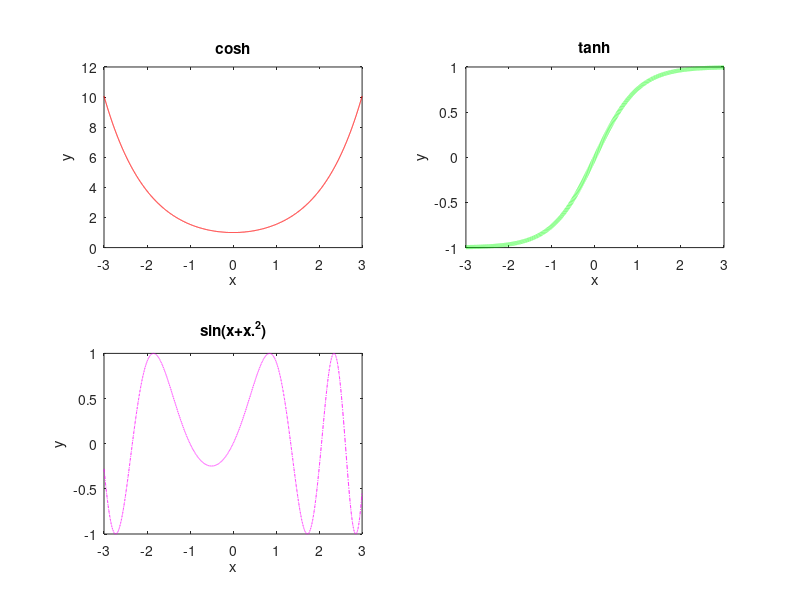

Write MATLAB code to recreate this figure. (Note: this script raises an error after producing the figure.)
%Aufgab 1 : Funktionen plotten
%Skript S.132

clc, clear, clf, shg
%clear command window, clear all Variables
%clear figure, show graphic,
global a % Parameter global

figure (1)
x=-3:0.001:3; %6001 -Wert erzeugen
y1=cosh(x); %y-Werte in Listenverarbeit
y2=tanh(x);
y3=sin(x+x.^2);
   
    %Merke : fur Listernverarbaitung setzte man
%einen Punkt for *,/ und ^, also
%.*, ./ und .^

subplot(2,2,1)
plot (x,y1,'r-')
xlabel('x')
ylabel('y')
title('cosh')

subplot(2,2,2)
plot (x,y2,'g:','LineWidth',3)
xlabel('x')
ylabel('y')
title('tanh')

subplot(2,2,3)
plot (x,y3,'m-.')
xlabel('x')
ylabel('y')
title('sin(x+x.^2)')

% In das vier Diagramm drei Kurven einzeichnen :

for a=[0.5 1 3]
y4=f(x);
subplot (2,2,4)
plot(x,y4)
hold on
end 
hold off
xlabel('x')
ylabel('y')
title('Mehrfachplot')
legend('a=0.5','a=1','a= 3','location','best')


% ==========================================================

figure(2)

% Daten:
R=4700;
C=2.2E-6;
f=logspace(log10(1),log10(1000),100);
omega=2*pi*f;

eta=1./(1+j*omega*R*C);
a=abs(eta);
phi=angle(eta)*180/pi;

subplot(2,1,1)
loglog(f,a,'r-') %doppellogarithmisch
xlabel('f in Hz')
ylabel('a(f)')
title('Frequency Amplitude')

subplot(2,1,2)
semilogx(f,phi,'g-') %halblogarithmisch
xlabel('f in Hz')
ylabel('phi(f)')
title('Phase')